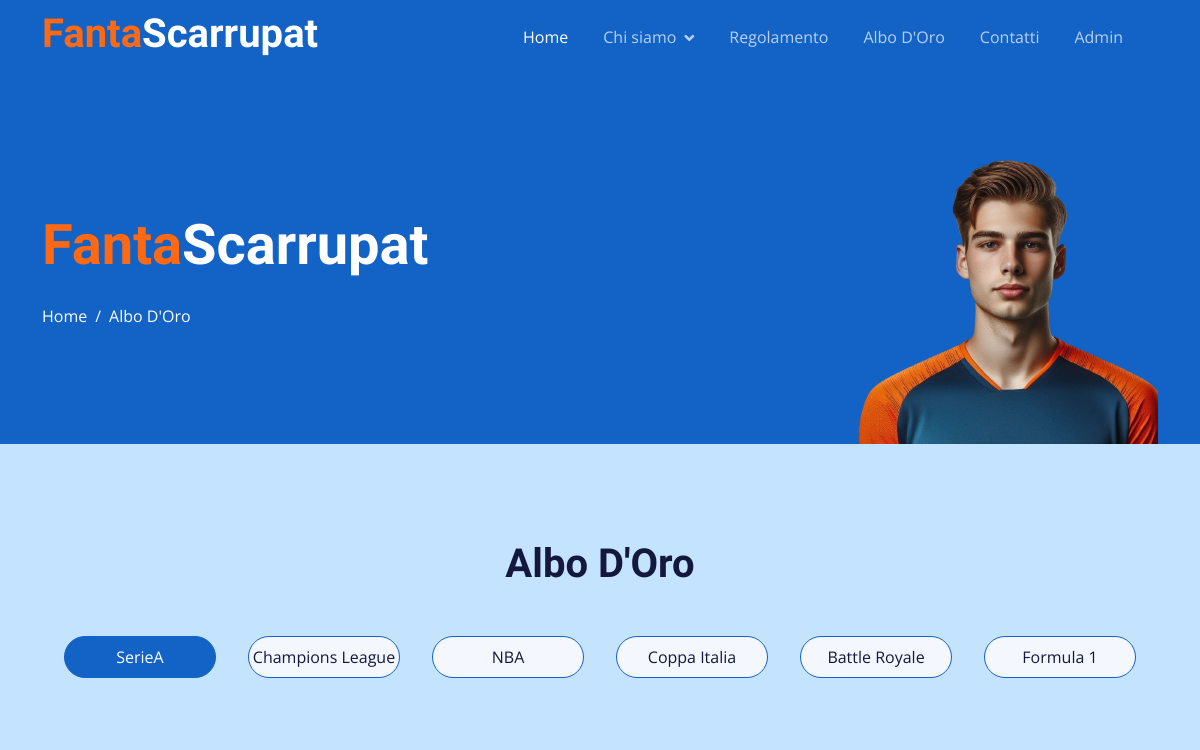
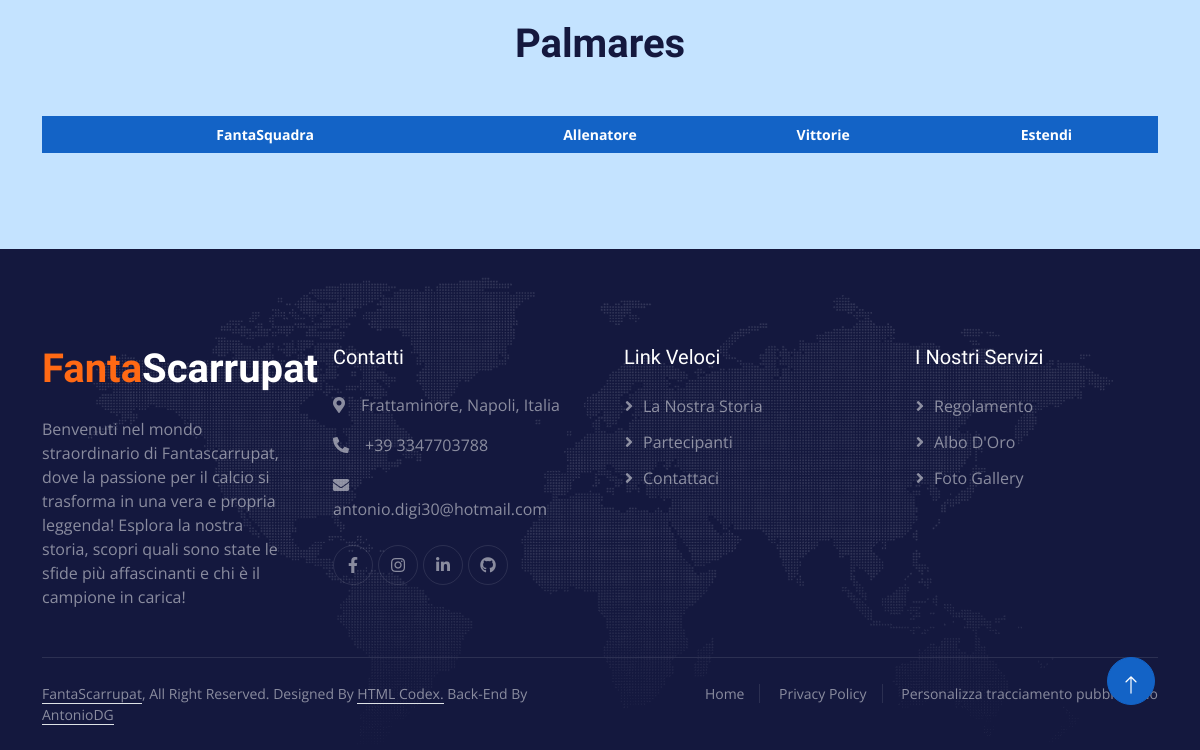
Page /alboDOro.php on the earlier database version (2 pictures, top to bottom).
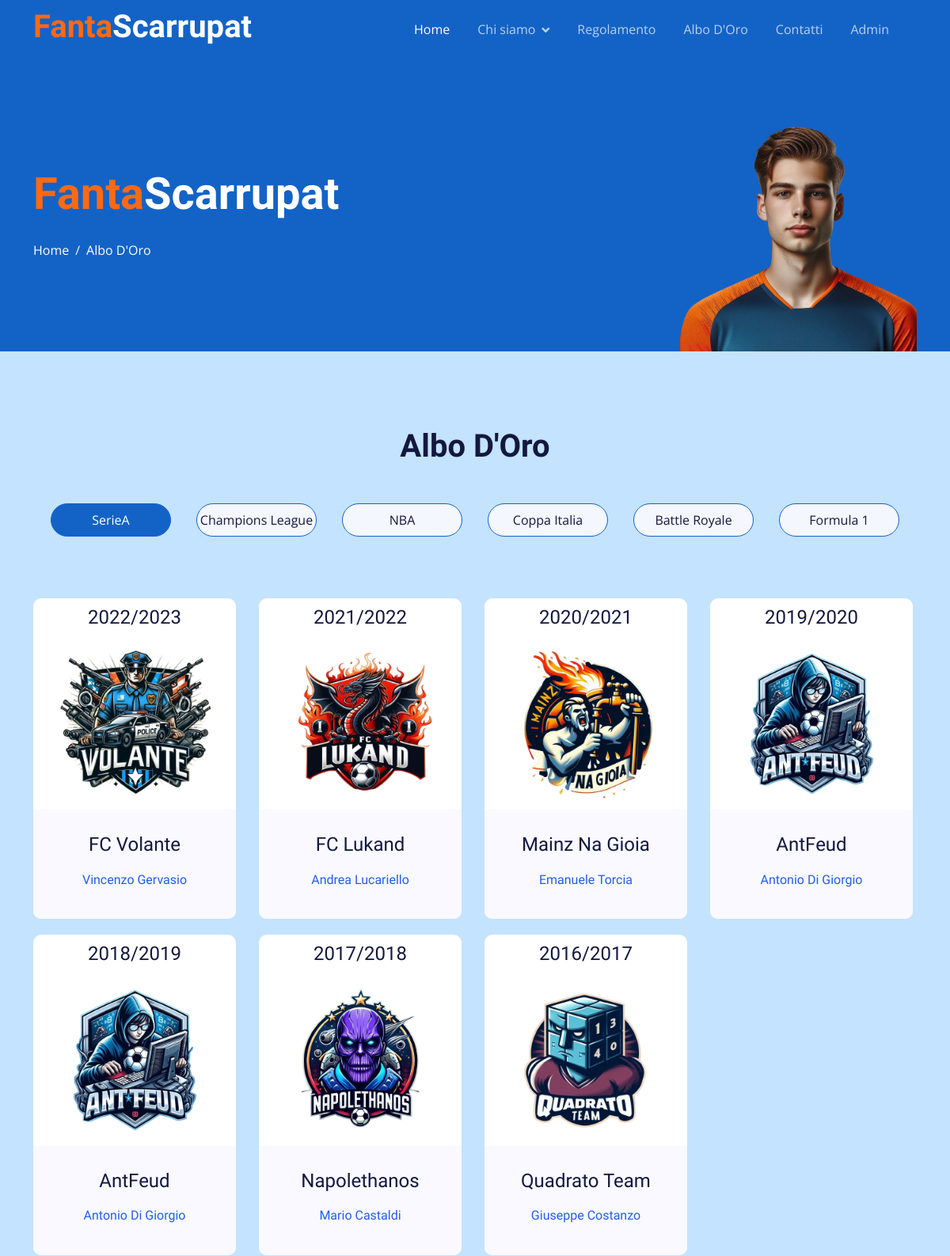
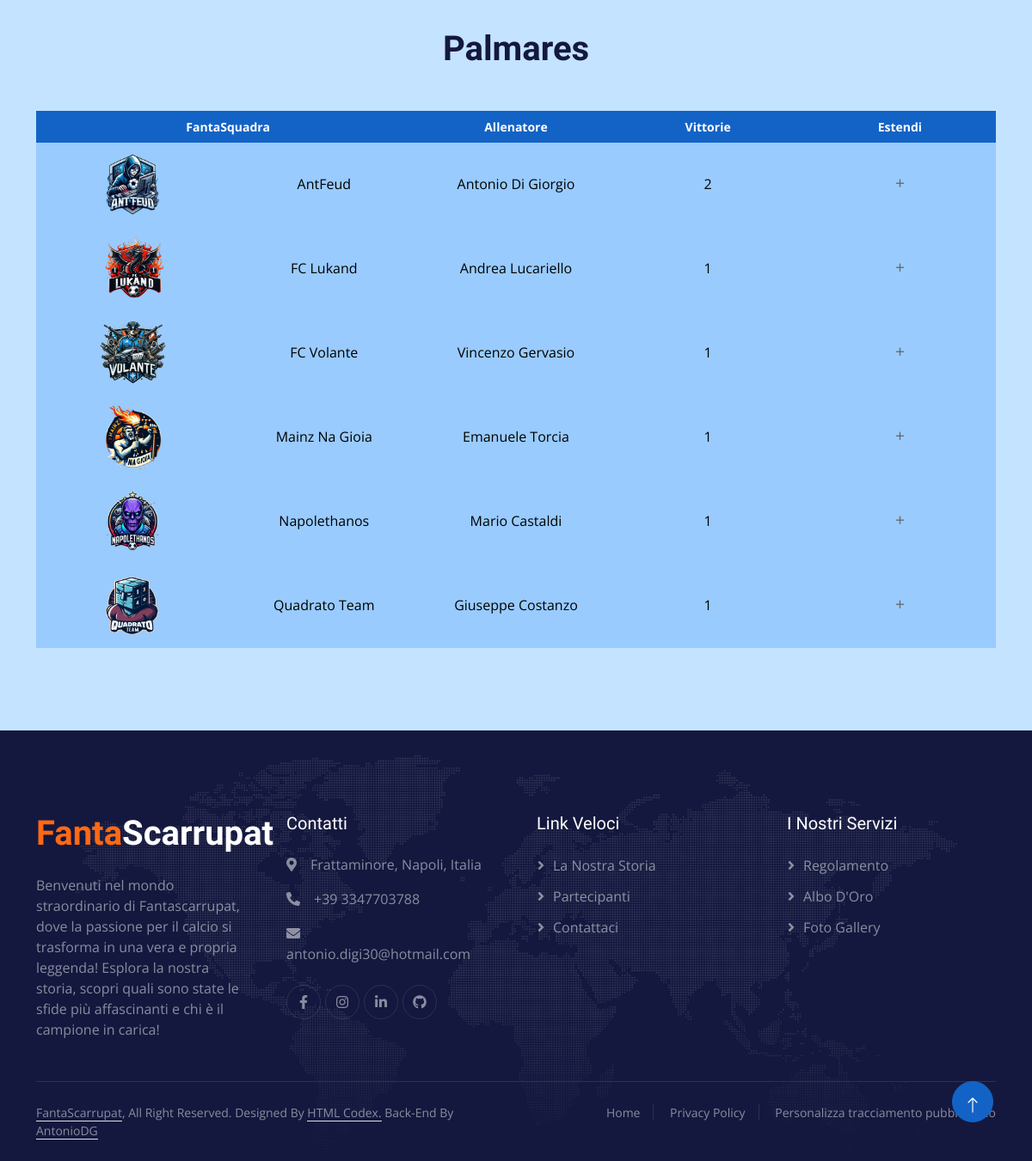
Same page on the later database version (2 pictures, top to bottom).
### tables this page shows
CREATE TABLE competizione_disputata (
                                      id_competizione_disputata INT PRIMARY KEY AUTO_INCREMENT NOT NULL,
                                      nome_competizione VARCHAR(100) NOT NULL,
                                      anno INT NOT NULL,
                                      vincitore VARCHAR(100),
                                      FOREIGN KEY (nome_competizione) REFERENCES competizione(nome_competizione),
                                      FOREIGN KEY (vincitore) REFERENCES fantasquadra(nome_fantasquadra)
);

CREATE TABLE fantasquadra (
                            nome_fantasquadra VARCHAR(100) PRIMARY KEY NOT NULL,
                            scudetto VARCHAR(100),
                            fantallenatore VARCHAR(100) NOT NULL,
                            immagine_fantallenatore VARCHAR(100) NOT NULL,
                            flag_attuale VARCHAR(1) NOT NULL  
);

### alboDOro.php (the view, shortened to what the changed rows need)
<!DOCTYPE html>
<html lang="en">
<head>
  <link href="https://cdnjs.cloudflare.com/ajax/libs/font-awesome/5.10.0/css/all.min.css" rel="stylesheet">
  <link href="https://cdn.jsdelivr.net/npm/bootstrap-icons@1.4.1/font/bootstrap-icons.css" rel="stylesheet">
  <link href="lib/animate/animate.min.css" rel="stylesheet">
  <link href="lib/owlcarousel/assets/owl.carousel.min.css" rel="stylesheet">
  <link href="css/bootstrap.min.css" rel="stylesheet">
  <link href="css/style.css" rel="stylesheet">
</head>
<body>
<?php
    include 'php/contVisual.php';
?>
<div class="container-fluid pt-5 bg-primary hero-header">
  <div class="container pt-5">
    <div class="row g-5 pt-5">
      <div class="col-lg-6 align-self-center text-center text-lg-start mb-lg-5">
        <h1 class="display-4 text-white mb-4 animated slideInRight">
          <span class="text-color1">Fanta</span><span class="text-color2">Scarrupat</span>
        </h1>
      </div>
    </div>
  </div>
</div>
<div class="container-fluid destination py-5">
  <div class="container py-5">
    <div class="mx-auto text-center mb-5" style="max-width: 900px;">
      <div class="text-center mx-auto mb-5 wow fadeInUp" data-wow-delay="0.1s" style="max-width: 500px;">
        <h1 class="display-6 mb-5">Albo D'Oro</h1>
      </div>
    </div>
    <div class="tab-class text-center">
      <div class="tab-content">
        <div id="SerieA" class="tab-pane fade show p-0 active">
          <div class="row">
            <?php
            $query = "SELECT C.id_competizione_disputata, C.anno, F.nome_fantasquadra, F.scudetto, F.fantallenatore, C.nome_competizione FROM competizione_disputata as C,
              fantasquadra AS F WHERE F.nome_fantasquadra = C.vincitore AND nome_competizione = 'Serie A' ORDER BY C.anno DESC";
            $result = $conn->query($query);
            if ($result->num_rows > 0) {
              while($row = $result->fetch_assoc()) {
                ?>
                <div class="col-lg-3 col-md-6">
                  <a href="#" class="dettagli-link" data-competizione="<?php echo $row["id_competizione_disputata"]?>" data-anno="<?php echo $row["anno"]; ?>">
                    <div class="single-unique-product">
                      <div class="descAnno">
                        <h4>
                          <?PHP echo $row["anno"]-1 ?>/<?PHP echo $row["anno"]?>
                        </h4>
                      </div>
                      <img class="img-fluid" src="img/scudetti/<?PHP echo$row["scudetto"]?>" alt="">
                      <div class="descVin">
                        <h4>
                          <?PHP echo $row["nome_fantasquadra"]?>
                        </h4>
                        <h6>
                          <?PHP echo $row["fantallenatore"]?>
                        </h6>
                      </div>
                    </div>
                  </a>
                </div>
                <?php
              }
            }
            ?>
          </div>
          <br>
          <div class="text-center mx-auto mb-5 wow fadeInUp" data-wow-delay="0.1s" style="max-width: 500px;">
            <h1 class="display-6 mb-5">Palmares</h1>
          </div>
          <div class="row">
            <div class="col-md-12">
              <div class="table-responsive">
                <table class="table">
                  <thead class="thead-primary">
                  <tr>
                    <th colspan="2">FantaSquadra</th>
                    <th>Allenatore</th>
                    <th>Vittorie</th>
                    <th>Estendi</th>
                  </tr>
                  </thead>
                  <tbody>
                  <?php
                  $query = "SELECT COUNT(id_competizione_disputata) as vittorie, F.nome_fantasquadra, F.scudetto, F.fantallenatore,
                          GROUP_CONCAT(DISTINCT CONCAT(' ', (C.anno) - 1), '/', C.anno) AS anni_vittoria
                          FROM competizione_disputata as C, fantasquadra AS F
                          WHERE F.nome_fantasquadra = C.vincitore AND nome_competizione = 'Serie A'
                          GROUP BY F.nome_fantasquadra ORDER BY vittorie DESC";
                  $result = $conn->query($query);
                  if ($result->num_rows > 0) {
                    while($row = $result->fetch_assoc()) {
                      ?>
                      <tr>
                        <th><img class="img-fluid-logo" src="img/scudetti/<?php echo $row["scudetto"]?>"></th>
                        <td><?php echo $row["nome_fantasquadra"]?></td>
                        <td><?php echo $row["fantallenatore"]?></td>
                        <td><?php echo $row["vittorie"]?></td>
                        <td><span class="toggle-icon">+</span></td>
                      </tr>
                      <?php
                    }
                  }
                  ?>
                  </tbody>
                </table>
              </div>
            </div>
          </div>
        </div>
      </div>
    </div>
  </div>
</div>
</body>
</html>

Differences in the rows shown:
added competizione_disputata: $row['anno']-1 "2022", anno "2023", vincitore.scudetto (picture), vincitore.nome_fantasquadra "FC Volante", vincitore.fantallenatore "Vincenzo Gervasio"
added competizione_disputata: $row['anno']-1 "2021", anno "2022", vincitore.scudetto (picture), vincitore.nome_fantasquadra "FC Lukand", vincitore.fantallenatore "Andrea Lucariello"
added competizione_disputata: $row['anno']-1 "2020", anno "2021", vincitore.scudetto (picture), vincitore.nome_fantasquadra "Mainz Na Gioia", vincitore.fantallenatore "Emanuele Torcia"
added competizione_disputata: $row['anno']-1 "2019", anno "2020", vincitore.scudetto (picture), vincitore.nome_fantasquadra "AntFeud", vincitore.fantallenatore "Antonio Di Giorgio"
added competizione_disputata: $row['anno']-1 "2018", anno "2019", vincitore.scudetto (picture), vincitore.nome_fantasquadra "AntFeud", vincitore.fantallenatore "Antonio Di Giorgio"
added competizione_disputata: $row['anno']-1 "2017", anno "2018", vincitore.scudetto (picture), vincitore.nome_fantasquadra "Napolethanos", vincitore.fantallenatore "Mario Castaldi"
added competizione_disputata: $row['anno']-1 "2016", anno "2017", vincitore.scudetto (picture), vincitore.nome_fantasquadra "Quadrato Team", vincitore.fantallenatore "Giuseppe Costanzo"
added fantasquadra: scudetto (picture), nome_fantasquadra "AntFeud", fantallenatore "Antonio Di Giorgio", vittorie "2"
added fantasquadra: scudetto (picture), nome_fantasquadra "FC Lukand", fantallenatore "Andrea Lucariello", vittorie "1"
added fantasquadra: scudetto (picture), nome_fantasquadra "FC Volante", fantallenatore "Vincenzo Gervasio", vittorie "1"
added fantasquadra: scudetto (picture), nome_fantasquadra "Mainz Na Gioia", fantallenatore "Emanuele Torcia", vittorie "1"
added fantasquadra: scudetto (picture), nome_fantasquadra "Napolethanos", fantallenatore "Mario Castaldi", vittorie "1"
added fantasquadra: scudetto (picture), nome_fantasquadra "Quadrato Team", fantallenatore "Giuseppe Costanzo", vittorie "1"
